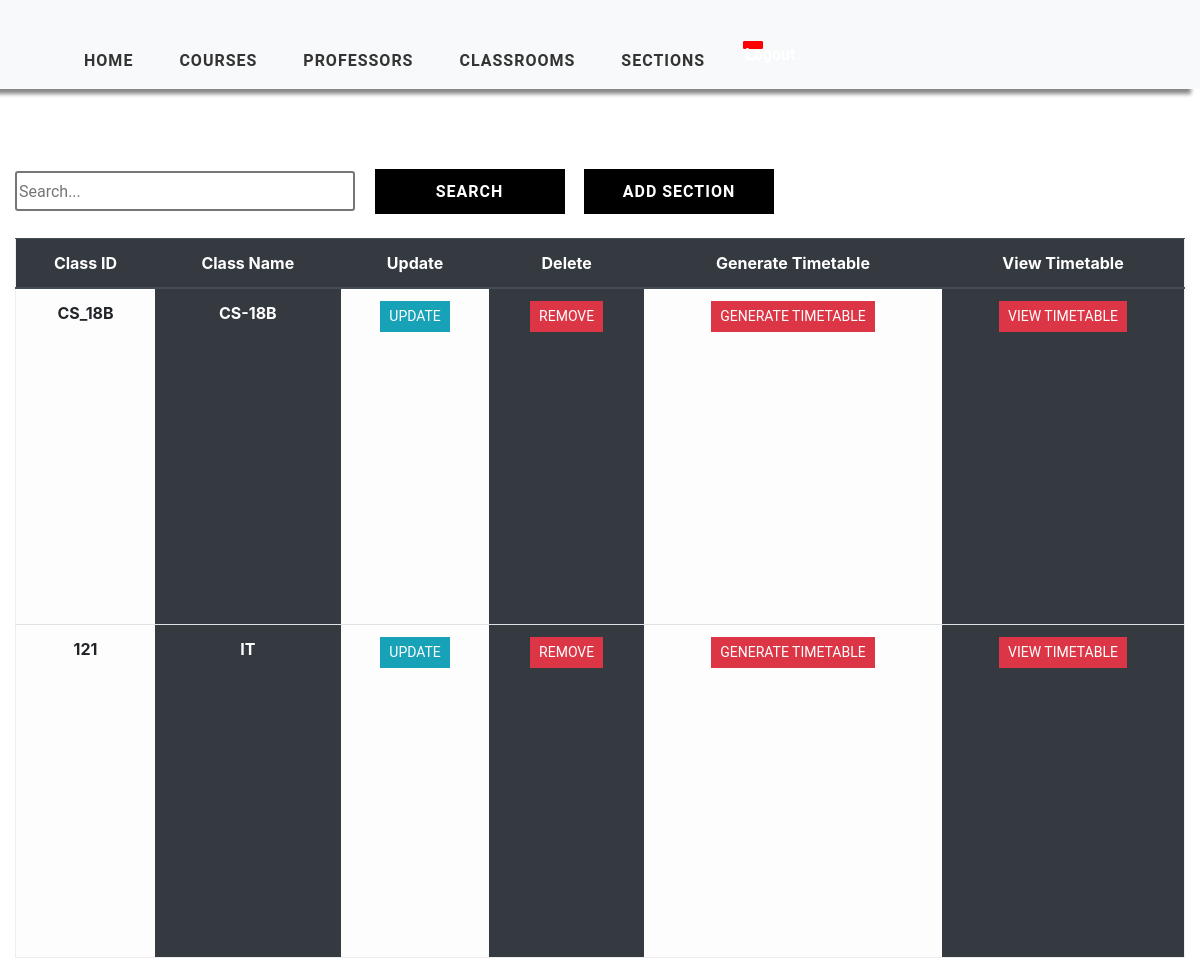
The app's page /class-view/ (signed in) with its own data.
### timetableapp/models.py (models this page shows, shortened)
class Class(models.Model):
    class_id = models.CharField(max_length=2000, primary_key=True)
    class_name = models.CharField(max_length=2000, null=True)
    week_day = models.CharField(max_length=2000)
    start_time = models.PositiveIntegerField(null=True)
    end_time = models.PositiveIntegerField(null=True)

### timetableapp/views.py (the view)
# urls.py: path('class-view/', views.ClassTable, name='class_view'),
@login_required(login_url='login')
def ClassTable(request):
    sections = Class.objects.all()
    context = {'sections': sections}
    return render(request, 'timetableapp/ClassTable.html', context)

### timetableapp/templates/timetableapp/ClassTable.html (shortened to what this page needs)
{% extends 'timetableapp/main.html' %}
{% load static %}
{% block content %}
    <div class="container-fluid">
    <div class="search">
        <input type="text" class="searchbox" placeholder="Search...">
        <input type="submit" value="Search" class="searchButton">
        <a href="{% url 'add-class' %}"><button class="searchButton">Add Section </button></a>
    </div>
	<div class="table-responsive-lg">
        <table class="table ">
            <thead class="thead-dark">
			<tr>
                <div class="header__item filter__link" >
                   <th scope="col" class="text-center">Class ID</th>
                </div>
                <div class="header__item filter__link">
                  <th class="text-center" scope="col">Class Name</th>
                </div>
                <div class="header__item filter__link">
                    <th class="text-center" scope="col"> Update</th>
                </div>
                <div class="header__item filter__link">
                     <th class="text-center" scope="col">Delete</th>
                </div>
                <div class="header__item filter__link">
                    <th class="text-center" scope="col">Generate Timetable</th>
                </div>
                <div class="header__item filter__link">
                    <th class="text-center" scope="col">View Timetable</th>
                </div>
			</tr>
            </thead>
                {% for section in sections %}
				    <tr>
                        <th scope="row" class="table-light text-center">{{ section.class_id }}</th>
						<th scope="row" class="table-dark text-center"  >{{ section.class_name }}</th>
                        <th scope="row" class="table-light text-center"> <a href="{% url 'update-classview' section.class_id %}" class="btn btn-sm btn-info">Update</a></th>
                        <th scope="row" class="table-dark text-center"> <a href="{% url 'delete-class' section.class_id %}" class="btn btn-sm btn-danger" >Remove</a></th>
                        <th scope="row" class="table-light text-center"> <a href="{% url 'generate-timetable' section.class_id %}" class="btn btn-sm btn-danger" >Generate Timetable</a></th>
                        <th scope="row" class="table-dark text-center"> <a href="{% url 'timetable' section.class_id %}" class="btn btn-sm btn-danger" >View Timetable</a></th>
					</tr>
                {% endfor %}
        </table>
</div>
    </div>
{% endblock %}

### static/css/style.css (style rules this page uses)
a { cursor: pointer; }

### static/css/tables.css (style rules this page uses)
*, *:before, *:after { box-sizing: border-box; }
body { font-family: "Roboto", sans-serif; margin: 0; }
.table { border: 1px solid #eeeeee; overflow-y: auto; overflow-x: auto; overflow-style: marquee-line; height: 720px; }
.table-data, .header__item { flex: 1 1 20%; text-align: center; font-family: Roboto, sans-serif; font-weight: bold; }
.header__item { text-transform: uppercase; }
.filter__link { color: white; text-decoration: none; position: relative; display: inline-block; padding-left: 24px; padding-right: 24px; }
.filter__link::after { content: ""; position: absolute; right: -18px; color: white; font-size: 12px; top: 50%; transform: translateY(-50%); }
.btn { border-radius: 0 !important; font-family: Roboto, sans-serif !important; text-transform: uppercase; }
.search { display: inline-block; }
.searchbox { width: 340px; height: 40px; border-style: solid; border-radius: 3px; font-family: Roboto, sans-serif; text-align: justify; }
.searchButton { width: 190px; height: 45px ; font-family: Roboto, sans-serif; text-transform: uppercase; letter-spacing: 1px; font-weight: bolder; color: white ; background: black; margin-left: 15px; margin-top: 40px; border-color: black ; border-radius: 0 ; border-style: solid; border-width: 3px ; }

### records on screen
Class: class_id "CS_18B", class_name "CS-18B"
Class: class_id "121", class_name "IT"
